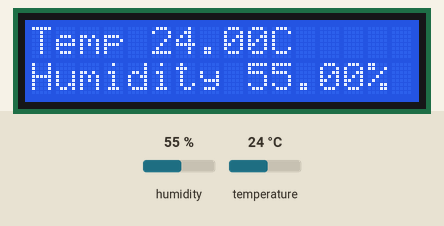
Bench run of a sketch on a simulated Arduino Uno, built with avr-gcc and run on an emulated ATmega328P. Shown: 16×2 character LCD. The test bench sets the inputs (shaded band); at power-on: humidity 55 %, temperature 24 °C.

Above: at 1.2 s.
1.3 s: humidity set to 22 %
At 3.4 s:
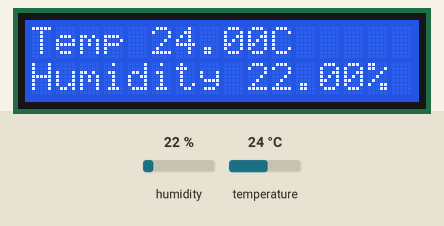
4.0 s: temperature set to 12 °C
At 5.2 s:
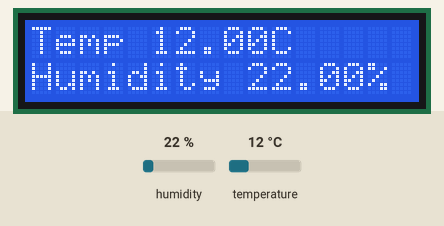
6.7 s: humidity set to 40 %
At 8.9 s:
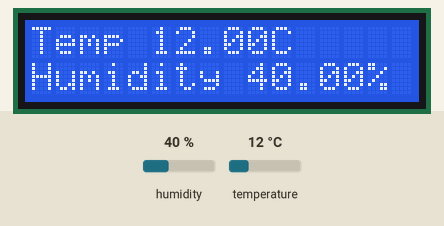
9.7 s: temperature set to 19 °C
At 10.8 s:
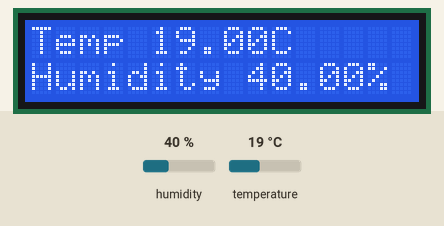
Timing chart, 0 to 12.7 s (numbered marks = the images above; inputs shaded):
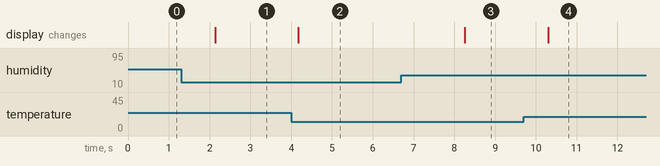

Measured:
- after the input at 1.3 s, the display: changes after 0.84 s (image 1)
- after the input at 4.0 s, the display: changes after 0.18 s (image 2)
- after the input at 6.7 s, the display: changes after 1.6 s (image 3)
- after the input at 9.7 s, the display: changes after 0.60 s (image 4)

The sketch:

temp_hum_sensor.ino
```cpp
#include "DHT.h"
#include <LiquidCrystal_I2C.h>

#define DHT_DEVICE 2
#define DHT_TYPE DHT22
//#define DEBUG
DHT dht22(DHT_DEVICE, DHT_TYPE);
LiquidCrystal_I2C lcd(0x27, 16, 2); //

float humidity;
float temperature;
int cnt = 0;
void show_temp_and_hum_in_lcd(LiquidCrystal_I2C *lcd_obj, float temp, float hum)
{
  lcd_obj->setCursor(0, 0);
  lcd_obj->print("Temp ");
  lcd_obj->print(temp);
  lcd_obj->print("C");
  lcd_obj->setCursor(0, 1);
  lcd_obj->print("Humidity ");
  lcd_obj->print(hum);
  lcd_obj->print("%");
}
void setup()
{
  #ifdef DEBUG
  Serial.begin(9600);
  Serial.println("Init...");
  #endif
  dht22.begin();
  lcd.init();
  lcd.backlight();
}

void loop()
{
  humidity = dht22.readHumidity();
  temperature = dht22.readTemperature();
  #ifdef DEBUG
  Serial.print("Temp: ");
  Serial.println(temperature);
  Serial.print("Humidity: ");
  Serial.println(humidity);
  #endif
  show_temp_and_hum_in_lcd(&lcd, temperature, humidity);
  delay(200);
}
```
